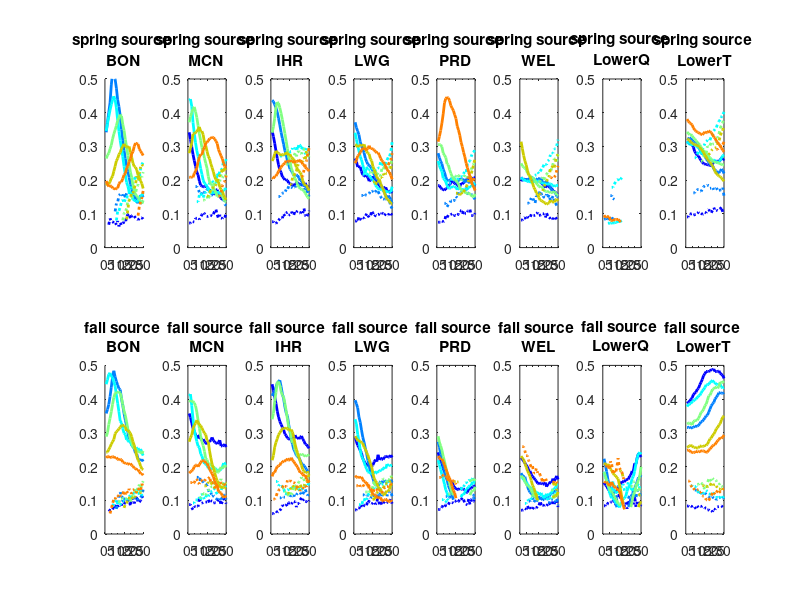
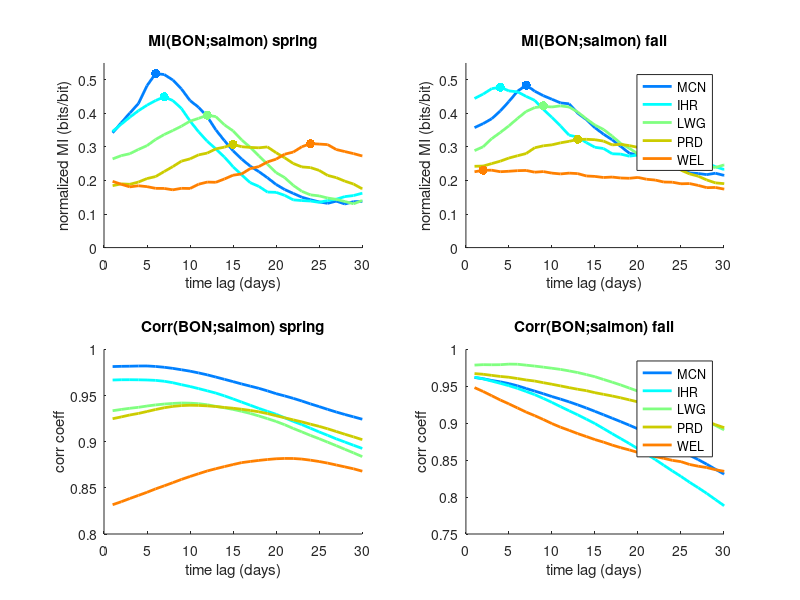

Reproduce these figures in MATLAB, in order. (Note: this script raises an error after producing the figures.)
%%%%%% TIPNet for CRB Salmon study: Results analysis %%%%%
% Allison Goodwell and Nick Campbell
% June 2020
% This code loads in results files from TIPNet_Salmon.m (10 YEAR CASE -
% DAILY DATA)
% and makes some plots of results

% notes: 
% 1. at beginning, must pick which analysis types to look at for some plots
% 2. using normalized MI and TE, both normalized by min source entropy
%%%%%%%%%%%%%%%%%%%%%%%%%%%%%%%%%%%%%%%%%

clear all
close all
clc

load('RESULTS_10yr.mat')

ent_spring = ent{1}; %first index is spr/sum/fall case, second is values (1) increments (2)
ent_fall = ent{2}; 

lin_spring = lincor{1}; %lagged linear correlation results (to compare with MI)
lin_fall = lincor{2};

Clags_spring = lin_spring.C_lags;
Clags_fall = lin_fall.C_lags;


Ilags_spring = ent_spring.I_tau_normbyH; %lags, source, target
Ilags_spring(Ilags_spring==0)=nan;

Ilags_fall = ent_fall.I_tau_normbyH; %lags, source, target
Ilags_fall(Ilags_fall==0)=nan;

TElags_spring = ent_spring.TE_Bonneville; %lags, source, target
TElags_spring(TElags_spring==0)=nan;

TElags_fall = ent_fall.TE_Bonneville; %lags, source, target
TElags_fall(TElags_fall==0)=nan;

Bonlag_spring = ent_spring.Bondville_MaxLag;
Bonlag_fall = ent_fall.Bondville_MaxLag;

nsources =8;
ntargets =6;
source_inds = [1 2 3 4 5 6 7 10]; %only look at 1 temperature and one flow variable

colorvect = jet(nsources); 
colorvect(5,:)=[.8 .8 0];

figure(1) %plot sources in each panel
for i = 1:nsources
    si = source_inds(i); %index of source variable
    
    subplot(2,8,i)
    for j = 1:ntargets
        
        if si ~= j
            vects = reshape(Ilags_spring(:,si,j),[31,1]);
            plot(vects,'LineWidth',2,'Color',colorvect(j,:))
        end
        hold on
        vects = reshape(TElags_spring(:,si,j),[31,1]);
        plot(vects,'LineWidth',2,'LineStyle',':','Color',colorvect(j,:))
    end
    title(['spring source ' varnames_all(si)])
    ylim([0 .5])
     xlim([0 30])
    
    subplot(2,8,i+8)
    for j = 1:ntargets
        if si ~= j
            vects = reshape(Ilags_fall(:,si,j),[31,1]);
            plot(vects,'LineWidth',2,'Color',colorvect(j,:))
        end
        hold on
        vects = reshape(TElags_fall(:,si,j),[31,1]);
        plot(vects,'LineWidth',2,'LineStyle',':','Color',colorvect(j,:))
    end
    
    title(['fall source ' varnames_all(si)])
    ylim([0 .5])
    xlim([0 30])
    
end

%% specific figures

%BON as an MI source in fall and spring
figure(2) %plot sources in each panel
ct=1;
for j = 2:ntargets
    
    subplot(2,2,1)
    hold on
    vects = reshape(Ilags_spring(:,1,j),[31,1]);
    hh(j-1)=plot(vects,'LineWidth',2,'Color',colorvect(j,:));
    plot(Bonlag_spring(j),max(vects),'.','Markersize',20,'Color',colorvect(j,:))
    
    subplot(2,2,2)
    hold on
    vects = reshape(Ilags_fall(:,1,j),[31,1]);
    ct=ct+1;
    plot(vects,'LineWidth',2,'Color',colorvect(j,:));
    plot(Bonlag_fall(j),max(vects),'.','Markersize',20,'Color',colorvect(j,:))    
    ct=ct+1;
end

legend(hh,{'MCN','IHR','LWG','PRD','WEL'})
subplot(2,2,1)
title(['MI(BON;salmon) spring'])
ylim([0 .55])
xlim([0 30])
xlabel('time lag (days)')
ylabel('normalized MI (bits/bit)')

subplot(2,2,2)
title(['MI(BON;salmon) fall'])
ylim([0 .55])
xlim([0 30])
xlabel('time lag (days)')
ylabel('normalized MI (bits/bit)')

%correlation version

ct=1;
for j = 2:ntargets

    subplot(2,2,3)
    hold on
    vects = (reshape(Clags_spring(:,1,j),[31,1]));
    hh(j-1)=plot(flipud(vects),'LineWidth',2,'Color',colorvect(j,:));

    subplot(2,2,4)
    hold on
    vects = (reshape(Clags_fall(:,1,j),[31,1]));
    ct=ct+1;
    plot(flipud(vects),'LineWidth',2,'Color',colorvect(j,:));   
    ct=ct+1;
end

legend(hh,{'MCN','IHR','LWG','PRD','WEL'})
subplot(2,2,3)
title(['Corr(BON;salmon) spring'])

xlim([0 30])
xlabel('time lag (days)')
ylabel('corr coeff')

subplot(2,2,4)
title(['Corr(BON;salmon) fall'])

xlim([0 30])
xlabel('time lag (days)')
ylabel('corr coeff')


%%  UPDATE - Q and T (old code below for TE and MI measures)

figure(3)

Vars = categorical(fishsitenames);
Vars = reordercats(Vars,fishsitenames);

subplot(2,3,1)
bar(Vars,[ent_spring.U_T_Bon; ent_spring.U_Bon_T; ent_spring.S_BonT; ent_spring.R_BonT]','stacked')
ylim([0 .8])
title('S_1: T_{lower} and S_2: BON Counts')
legend({'U_{s1}','U_{s2}','S','R'})


subplot(2,3,2)
bar(Vars,[ent_spring.U_Q_Bon; ent_spring.U_Bon_Q; ent_spring.S_BonQ; ent_spring.R_BonQ]','stacked')
ylim([0 .8])
title('S_1: Q_{lower} and S_2: BON Counts')


subplot(2,3,3)
bar(Vars,[ent_spring.U_T_Q; ent_spring.U_Q_T; ent_spring.S_QT; ent_spring.R_QT]','stacked')
ylim([0 .8])
title('S_1: T_{lower} and S_2: Q_{lower}')

subplot(2,3,4)
bar(Vars,[ent_fall.U_T_Bon; ent_fall.U_Bon_T; ent_fall.S_BonT; ent_fall.R_BonT]','stacked')
ylim([0 .8])

subplot(2,3,5)
bar(Vars,[ent_fall.U_Q_Bon; ent_fall.U_Bon_Q; ent_fall.S_BonQ; ent_fall.R_BonQ]','stacked')
ylim([0 .8])

subplot(2,3,6)
bar(Vars,[ent_fall.U_T_Q; ent_fall.U_Q_T; ent_fall.S_QT; ent_fall.R_QT]','stacked')
ylim([0 .8])




%%


%figure 4...influences from neighbor to neighbor
%BON to MCN (1,2)
%MCN to IHR (2,3)
%MCN to PRD (2,5)
%IHR to LWG (3,4)
%PRD to WEL (5,6)
%fall and spring, TE and MI (4 lines per plot)
figure(4)
pairs = [1 2; 2 3; 2 5; 3 4; 5 6];
for i =1:5
    sourcevar = pairs(i,1);
    tarvar = pairs(i,2);
    
    subplot(1,5,i)
        vect = reshape(Ilags_spring(:,sourcevar,tarvar),[31,1]);
    hold on
    plot(vect,'-','Color',colorvect(sourcevar,:),'LineWidth',2)
    vect = reshape(TElags_spring(:,sourcevar,tarvar),[31,1]);
    plot(vect,'x','Color',colorvect(sourcevar,:))
    vect = reshape(Ilags_fall(:,sourcevar,tarvar),[31,1]);
    plot(vect,'--','Color',colorvect(sourcevar,:),'LineWidth',2)
    vect = reshape(TElags_fall(:,sourcevar,tarvar),[31,1]);
    plot(vect,'o','Color',colorvect(sourcevar,:))
    title(sprintf('%s to %s',varnames_all{sourcevar},varnames_all{tarvar}))
    ylim([0 .55]);
    xlim([0 30]);
    if i==5
    legend('MI spring','TE spring','MI fall','TE fall')
    end
end

%% plots of cross-tributary interactions

figure(5)

pairs = [3 5; 3 6; 5 3; 5 4];
for i =1:4
    sourcevar = pairs(i,1);
    tarvar = pairs(i,2);
    
    subplot(2,2,i)
    vect = reshape(Ilags_spring(:,sourcevar,tarvar),[31,1]);
    hold on
    plot(vect,'-','Color',colorvect(sourcevar,:),'LineWidth',2)
    vect = reshape(TElags_spring(:,sourcevar,tarvar),[31,1]);
    plot(vect,'x','Color',colorvect(sourcevar,:))
    vect = reshape(Ilags_fall(:,sourcevar,tarvar),[31,1]);
    plot(vect,'--','Color',colorvect(sourcevar,:),'LineWidth',2)
    vect = reshape(TElags_fall(:,sourcevar,tarvar),[31,1]);
    plot(vect,'o','Color',colorvect(sourcevar,:))
    title(sprintf('%s to %s',varnames_all{sourcevar},varnames_all{tarvar}))
    ylim([0 .55]);
    xlim([0 30]);
    legend('MI spring','TE spring','MI fall','TE fall')
end





%% make some plots of the data...

%15 columns, column 1 is the date
data = xlsread('masterfile10yr_b.xlsx');

date = data(:,1);
salmon_pops = data(:,2:7);
flows = data(:,8:10);
temps = data(:,[14 12 15]); 


%want to convert date to decimal year...
[Y, M, D]=datevec(date-1); %don't know why datevec gives dates 1 day off of excel, -1 to fix
dy = decyear(Y,M,D)+1900; %obtain decimal year (starts 2009)

fishsitenames = {'BON','MCN','IHR','LWG','PRD','WEL'};
flownames = {'LowerQ','SnakeQ','UpperQ'};
tempnames = {'LowerT','SnakeT','UpperT'};

%now want to segment by seasons
%will create 3 datasets: spring, summer/fall, and spring/summer/fall
%breakpoints: DOY 60 (March 1), DOY 180 (late June), DOY 330 (late Nov)
x1=90; x2=220; x3=330;

%need to convert date vector into DOY vector
jd = juliandate([Y+1900,M,D]);

for i = 1:length(date)
    yr = Y(i);
    jd1 = juliandate([yr+1900,1,1]);
    DOY(i) = jd(i)-jd1;
end

%find daily mean, max, min, and 75th and 25th percentiles for each day of
%year
figure(6)
for site =1:6
    
    fish = salmon_pops(:,site);
    
    for d = 1:365
        pop_day = fish(DOY==d);
        avg_fish(d)=median(pop_day);
        max_fish(d)=max(pop_day);
        min_fish(d)=min(pop_day);
        fish75(d) = prctile(pop_day,75);
        fish25(d) = prctile(pop_day,25);
    end
    
    subplot(1,6,site)
    
    hold on
    
    patch([1:365 fliplr(1:365)], [min_fish fliplr(max_fish)],colorvect(site,:))
    plot(1:365,avg_fish,'k','LineWidth',2)
    line([220 220],[0 max(max_fish)],'Linewidth',2','LineStyle','--','Color','k')
    %set(gca,'XTickLabels',[])
    %set(gca,'YTickLabels',[])
    xlim([90 330])
    
end

figure(7)

Q = flows(:,1);
T = temps(:,1);

    for d = 1:365
        q_day = Q(DOY==d);
        t_day = T(DOY==d);
        
        avg_q(d)=median(q_day);
        max_q(d)=max(q_day);
        min_q(d)=min(q_day);
        avg_t(d)=median(t_day);
        max_t(d)=max(t_day);
        min_t(d)=min(t_day);

    end
    
    subplot(1,2,1)   
    patch([1:365 fliplr(1:365)], [min_t fliplr(max_t)],colorvect(7,:))
    hold on
    plot(1:365,avg_t,'k','LineWidth',2)
    line([220 220],[0 max(max_t)],'Linewidth',2','LineStyle','--','Color','k')
    xlim([90 330])
    ylim([40 80])
    title('Temperature')
    
    subplot(1,2,2)   
    patch([1:365 fliplr(1:365)], [min_q fliplr(max_q)],colorvect(8,:))
    hold on
    plot(1:365,avg_q,'k','LineWidth',2)
    line([220 220],[0 max(max_q)],'Linewidth',2','LineStyle','--','Color','k')
    xlim([90 330])
    title('Flow')
    

%% create text files for Circos graphs (uncomment if desired)

%first get matrix of maximum values and associated lags 


for source =1:nsources
    
    si = source_inds(source); %index of source variable
    for target = 1:ntargets
        
        MI_vect_spring = Ilags_spring(:,si,target);
        TE_vect_spring = TElags_spring(:,si,target);
        Corr_vect_spring = Clags_spring(:,si,target);
        
        MI_vect_spring(isnan(MI_vect_spring))=0;
        TE_vect_spring(isnan(TE_vect_spring))=0;
        Corr_vect_spring(isnan(Corr_vect_spring))=0;
        
        
        [MI_matrix_spring(source,target), lagMI_matrix_spring(source,target)] = max(MI_vect_spring);
        [TE_matrix_spring(source,target), lagTE_matrix_spring(source,target)] = max(TE_vect_spring);
        [Corr_matrix_spring(source,target), lagCorr_matrix_spring(source,target)] = max(Corr_vect_spring);
        
        MI_vect_fall = Ilags_fall(:,si,target);
        TE_vect_fall = TElags_fall(:,si,target);
        Corr_vect_fall = Clags_fall(:,si,target);
        
        MI_vect_fall(isnan(MI_vect_fall))=0;
        TE_vect_fall(isnan(TE_vect_fall))=0;
        Corr_vect_fall(isnan(Corr_vect_fall))=0;
        
        
        [MI_matrix_fall(source,target), lagMI_matrix_fall(source,target)] = max(MI_vect_fall);
        [TE_matrix_fall(source,target), lagTE_matrix_fall(source,target)] = max(TE_vect_fall);
        [Corr_matrix_fall(source,target), lagCorr_matrix_fall(source,target)] = max(Corr_vect_fall);
        
    end
end

%set MI self links (=1) to zero
for target=1:ntargets
    MI_matrix_spring(target,target)=0;
    MI_matrix_fall(target,target)=0;
    Corr_matrix_fall(target,target)=0;
    Corr_matrix_spring(target,target)=0;
end


varnames_all = {'BON','MCN','IHR','LWG','PRD','WEL','Q','T'};

%%

foldername = 'CircosFiles';
if exist(foldername)~=7
    mkdir(foldername);
end
addpath(foldername);

colR = round(jet(nsources).*255);
colSource = 255;

for j =1:6
    
    if j==1
        fileID = fopen([foldername,'/MIfall_10yr','.txt'],'w+');
        matrix = MI_matrix_fall;
    elseif j==2
        fileID = fopen([foldername,'/TEfall_10yr','.txt'],'w+');
        matrix = TE_matrix_fall;
    elseif j==3
        fileID = fopen([foldername,'/MI_spring_10yr','.txt'],'w+');
        matrix = MI_matrix_spring;
    elseif j==4
        fileID = fopen([foldername,'/TE_spring_10yr','.txt'],'w+');
        matrix = TE_matrix_spring;
    elseif j==5
        fileID = fopen([foldername,'/Corr_spring_10yr','.txt'],'w+');
        matrix = Corr_matrix_spring;
    elseif j==6
        fileID = fopen([foldername,'/Corr_fall_10yr','.txt'],'w+');
        matrix = Corr_matrix_fall;             
    end
    
    tot_info(j) = sum(sum(matrix));
    
    %print first line: label label 1 2 3 4.....nvars
    fprintf(fileID,'label label ');
    for v =1:ntargets
        fprintf(fileID,'%d ',v);
    end
    fprintf(fileID,'\n');
    
    %print second line: label label colors (all same for source vars)
    fprintf(fileID,'label label ');
    for v =1:ntargets
        fprintf(fileID,'%d,%d,%d ',colSource,colSource,colSource);
    end
    fprintf(fileID,'\n'); 
    
    %print third line: label label target varnames
    fprintf(fileID,'label label ');
    for v =1:ntargets
        fprintf(fileID,'%s ',fishsitenames{v});
    end
    fprintf(fileID,'\n');
    
    %print 3rd -- lines: color sourcenames
    
    for vp = 1:size(matrix,1)
        fprintf(fileID,'%d,%d,%d %s ',colR(vp,1), colR(vp,2), colR(vp,3), varnames_all{vp});

        for v =1:ntargets
            fprintf(fileID,'%d  ',round(matrix(vp,v).*100));
        end

        fprintf(fileID,'\n');
    end


end






